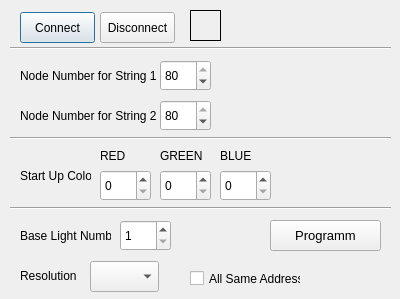
<?xml version="1.0" encoding="UTF-8"?>
<ui version="4.0">
 <class>Dialog</class>
 <widget class="QDialog" name="Dialog">
  <property name="geometry">
   <rect>
    <x>0</x>
    <y>0</y>
    <width>400</width>
    <height>299</height>
   </rect>
  </property>
  <property name="windowTitle">
   <string>Vaya Tube Controller Configuration</string>
  </property>
  <property name="sizeGripEnabled">
   <bool>false</bool>
  </property>
  <property name="modal">
   <bool>false</bool>
  </property>
  <widget class="QPushButton" name="connect">
   <property name="geometry">
    <rect>
     <x>20</x>
     <y>12</y>
     <width>75</width>
     <height>31</height>
    </rect>
   </property>
   <property name="text">
    <string>Connect</string>
   </property>
  </widget>
  <widget class="QPushButton" name="disconnect">
   <property name="geometry">
    <rect>
     <x>100</x>
     <y>12</y>
     <width>75</width>
     <height>31</height>
    </rect>
   </property>
   <property name="text">
    <string>Disconnect</string>
   </property>
  </widget>
  <widget class="QLabel" name="label_status">
   <property name="geometry">
    <rect>
     <x>190</x>
     <y>10</y>
     <width>31</width>
     <height>31</height>
    </rect>
   </property>
   <property name="frameShape">
    <enum>QFrame::Box</enum>
   </property>
   <property name="text">
    <string/>
   </property>
  </widget>
  <widget class="QLabel" name="label_2">
   <property name="geometry">
    <rect>
     <x>20</x>
     <y>60</y>
     <width>141</width>
     <height>31</height>
    </rect>
   </property>
   <property name="text">
    <string>Node Number for String 1 :</string>
   </property>
  </widget>
  <widget class="QLabel" name="label_3">
   <property name="geometry">
    <rect>
     <x>20</x>
     <y>100</y>
     <width>141</width>
     <height>31</height>
    </rect>
   </property>
   <property name="text">
    <string>Node Number for String 2 :</string>
   </property>
  </widget>
  <widget class="QSpinBox" name="spinBox_nodeStr1">
   <property name="geometry">
    <rect>
     <x>160</x>
     <y>60</y>
     <width>51</width>
     <height>31</height>
    </rect>
   </property>
   <property name="minimum">
    <number>1</number>
   </property>
   <property name="maximum">
    <number>80</number>
   </property>
   <property name="value">
    <number>80</number>
   </property>
  </widget>
  <widget class="QSpinBox" name="spinBox_nodeStr2">
   <property name="geometry">
    <rect>
     <x>160</x>
     <y>100</y>
     <width>51</width>
     <height>31</height>
    </rect>
   </property>
   <property name="minimum">
    <number>1</number>
   </property>
   <property name="maximum">
    <number>80</number>
   </property>
   <property name="value">
    <number>80</number>
   </property>
  </widget>
  <widget class="QLabel" name="label_4">
   <property name="geometry">
    <rect>
     <x>20</x>
     <y>160</y>
     <width>71</width>
     <height>31</height>
    </rect>
   </property>
   <property name="text">
    <string>Start Up Color</string>
   </property>
  </widget>
  <widget class="QLabel" name="label_5">
   <property name="geometry">
    <rect>
     <x>100</x>
     <y>140</y>
     <width>51</width>
     <height>31</height>
    </rect>
   </property>
   <property name="text">
    <string>RED</string>
   </property>
  </widget>
  <widget class="QSpinBox" name="spinBox_startupR">
   <property name="geometry">
    <rect>
     <x>100</x>
     <y>170</y>
     <width>51</width>
     <height>31</height>
    </rect>
   </property>
   <property name="minimum">
    <number>0</number>
   </property>
   <property name="maximum">
    <number>255</number>
   </property>
   <property name="value">
    <number>0</number>
   </property>
  </widget>
  <widget class="QLabel" name="label_6">
   <property name="geometry">
    <rect>
     <x>160</x>
     <y>140</y>
     <width>51</width>
     <height>31</height>
    </rect>
   </property>
   <property name="text">
    <string>GREEN</string>
   </property>
  </widget>
  <widget class="QSpinBox" name="spinBox_startupG">
   <property name="geometry">
    <rect>
     <x>160</x>
     <y>170</y>
     <width>51</width>
     <height>31</height>
    </rect>
   </property>
   <property name="minimum">
    <number>0</number>
   </property>
   <property name="maximum">
    <number>255</number>
   </property>
   <property name="value">
    <number>0</number>
   </property>
  </widget>
  <widget class="QLabel" name="label_7">
   <property name="geometry">
    <rect>
     <x>220</x>
     <y>140</y>
     <width>51</width>
     <height>31</height>
    </rect>
   </property>
   <property name="text">
    <string>BLUE</string>
   </property>
  </widget>
  <widget class="QSpinBox" name="spinBox_startupB">
   <property name="geometry">
    <rect>
     <x>220</x>
     <y>170</y>
     <width>51</width>
     <height>31</height>
    </rect>
   </property>
   <property name="minimum">
    <number>0</number>
   </property>
   <property name="maximum">
    <number>255</number>
   </property>
   <property name="value">
    <number>0</number>
   </property>
  </widget>
  <widget class="QLabel" name="label_8">
   <property name="geometry">
    <rect>
     <x>20</x>
     <y>220</y>
     <width>91</width>
     <height>31</height>
    </rect>
   </property>
   <property name="text">
    <string>Base Light Number</string>
   </property>
  </widget>
  <widget class="QSpinBox" name="spinBox_basenum">
   <property name="geometry">
    <rect>
     <x>120</x>
     <y>220</y>
     <width>51</width>
     <height>31</height>
    </rect>
   </property>
   <property name="minimum">
    <number>1</number>
   </property>
   <property name="maximum">
    <number>170</number>
   </property>
   <property name="value">
    <number>1</number>
   </property>
  </widget>
  <widget class="QLabel" name="label_9">
   <property name="geometry">
    <rect>
     <x>20</x>
     <y>260</y>
     <width>91</width>
     <height>31</height>
    </rect>
   </property>
   <property name="text">
    <string>Resolution</string>
   </property>
  </widget>
  <widget class="QPushButton" name="pushButton_Prog">
   <property name="geometry">
    <rect>
     <x>270</x>
     <y>220</y>
     <width>111</width>
     <height>31</height>
    </rect>
   </property>
   <property name="font">
    <font>
     <pointsize>10</pointsize>
    </font>
   </property>
   <property name="text">
    <string>Programm</string>
   </property>
  </widget>
  <widget class="Line" name="line">
   <property name="geometry">
    <rect>
     <x>10</x>
     <y>40</y>
     <width>381</width>
     <height>16</height>
    </rect>
   </property>
   <property name="orientation">
    <enum>Qt::Horizontal</enum>
   </property>
  </widget>
  <widget class="Line" name="line_2">
   <property name="geometry">
    <rect>
     <x>10</x>
     <y>130</y>
     <width>381</width>
     <height>16</height>
    </rect>
   </property>
   <property name="orientation">
    <enum>Qt::Horizontal</enum>
   </property>
  </widget>
  <widget class="Line" name="line_3">
   <property name="geometry">
    <rect>
     <x>10</x>
     <y>200</y>
     <width>381</width>
     <height>16</height>
    </rect>
   </property>
   <property name="orientation">
    <enum>Qt::Horizontal</enum>
   </property>
  </widget>
  <widget class="QCheckBox" name="checkBox">
   <property name="geometry">
    <rect>
     <x>190</x>
     <y>270</y>
     <width>111</width>
     <height>17</height>
    </rect>
   </property>
   <property name="text">
    <string>All Same Address</string>
   </property>
  </widget>
  <widget class="QComboBox" name="comboBox">
   <property name="geometry">
    <rect>
     <x>90</x>
     <y>261</y>
     <width>69</width>
     <height>31</height>
    </rect>
   </property>
  </widget>
 </widget>
 <resources/>
 <connections/>
</ui>
